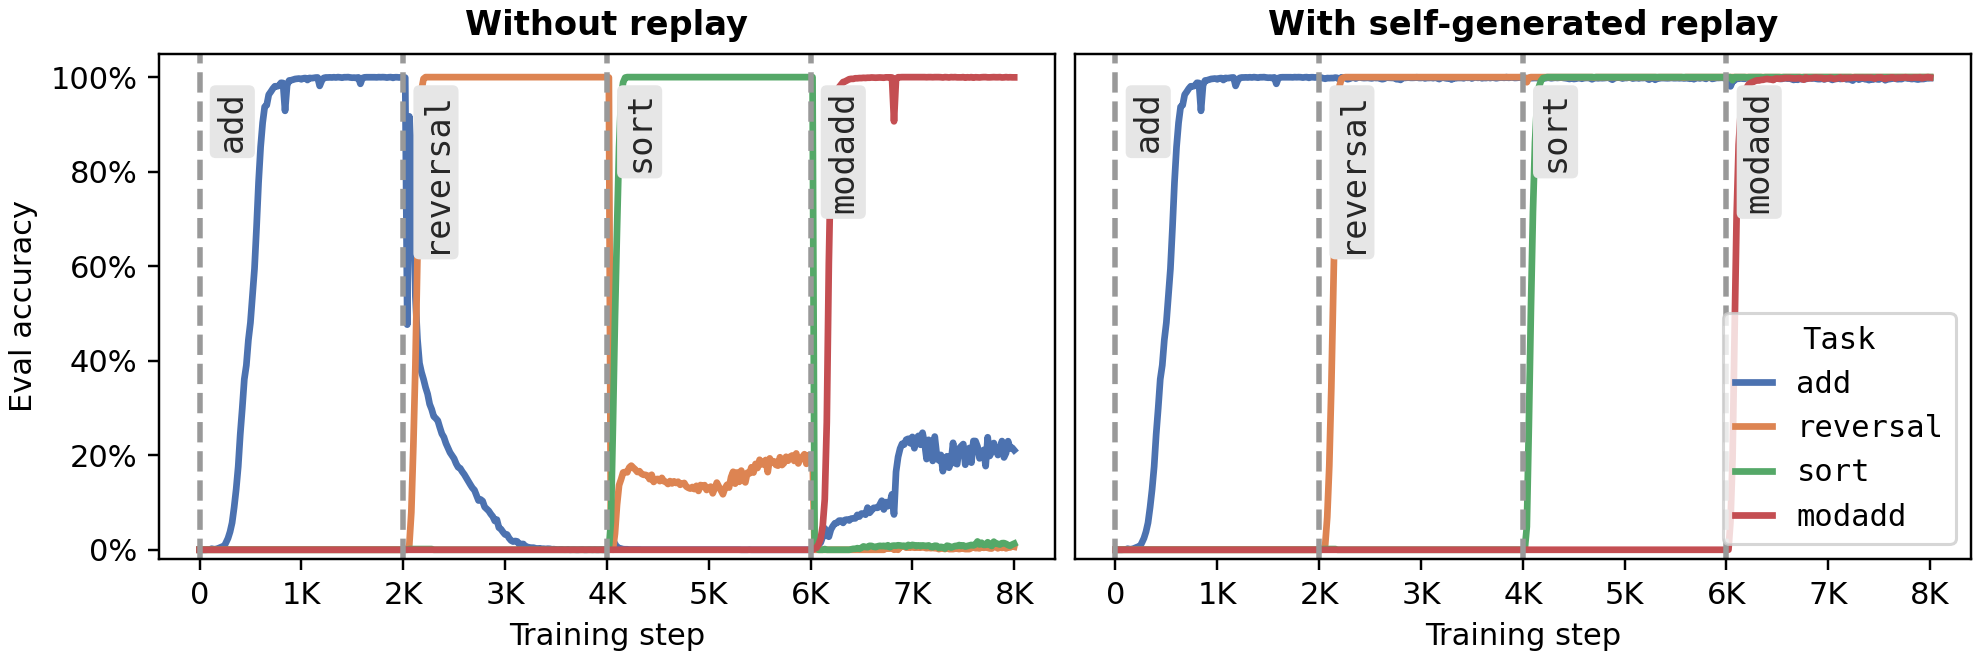

Generate this figure with Python:
import json
from pathlib import Path

import matplotlib
import pandas as pd
import seaborn as sns


matplotlib.use("Agg")
import matplotlib.pyplot as plt
from matplotlib.ticker import FuncFormatter, PercentFormatter


SWEEP_ID = "tshfjvvu"
CACHE = Path("~/wandb/cache").expanduser()
PNG_PATH = Path(__file__).with_name("plot.png")
PDF_PATH = Path(__file__).with_name("plot.pdf")

TASKS = ("add", "reversal", "sort", "modadd")
PALETTE = sns.color_palette("deep", n_colors=len(TASKS))
PANELS = [
    ("null", "Without replay"),
    ("ntp_pre", "With self-generated replay"),
]


def format_k_steps(value, _):
    if value == 0:
        return "0"
    if value % 1000 == 0:
        return f"{int(value / 1000)}K"
    return ""


def reg_method_matches(actual, expected):
    if expected == "null":
        return actual in (None, "null")
    return actual == expected


def load_run(reg_method):
    matches = []
    sweep_dir = CACHE / "sweeps" / SWEEP_ID
    for run_dir in sorted(path for path in sweep_dir.iterdir() if path.is_dir()):
        config_path = run_dir / "config.json"
        if not config_path.exists():
            continue
        config = json.loads(config_path.read_text())
        if config.get("toy.tasks") != list(TASKS) or not reg_method_matches(config.get("reg.method"), reg_method):
            continue

        history_paths = sorted((run_dir / "history").glob("*.parquet"))
        if history_paths:
            matches.append((config_path.stat().st_mtime, history_paths, config))

    if not matches:
        raise FileNotFoundError(f"no cached run with reg.method={reg_method!r} under {sweep_dir}")

    _, history_paths, config = max(matches)
    history = pd.concat([pd.read_parquet(path) for path in history_paths], ignore_index=True)
    return history.sort_values("_step"), config


def plot_panel(ax, history, config):
    for idx, task in enumerate(TASKS):
        ax.plot(
            history["_step"],
            history[f"{task}_accuracy"],
            label=task,
            color=PALETTE[idx],
            linewidth=2.2,
        )

    x_offset = 0.02 * max(float(history["_step"].max()), 1.0)
    for idx, task in enumerate(TASKS):
        step = idx * int(config["toy.steps_per_task"])
        ax.axvline(step, color="0.6", linestyle="--", linewidth=1.8)
        ax.text(
            step + x_offset,
            0.97,
            task,
            rotation=90,
            va="top",
            ha="left",
            fontsize=11,
            color="0.15",
            fontfamily="monospace",
            bbox={"facecolor": "0.9", "edgecolor": "none", "boxstyle": "round,pad=0.18"},
        )

    ax.set_xlabel("Training step")
    ax.set_ylim(-0.02, 1.05)
    ax.xaxis.set_major_formatter(FuncFormatter(format_k_steps))
    ax.yaxis.set_major_formatter(PercentFormatter(xmax=1))


def main():
    runs = [load_run(reg_method) for reg_method, _ in PANELS]
    fig, axes = plt.subplots(1, 2, figsize=(9.0, 3.0), sharey=True, constrained_layout=True)

    for ax, (_, title), (history, config) in zip(axes, PANELS, runs):
        plot_panel(ax, history, config)
        ax.set_title(title, fontsize=11, fontweight="bold")

    axes[0].set_ylabel("Eval accuracy")
    axes[1].tick_params(axis="y", left=False, labelleft=False)
    legend = axes[1].legend(title="Task", loc="lower right", frameon=True, handlelength=1.2)
    legend.get_title().set_fontfamily("monospace")
    for text in legend.get_texts():
        text.set_fontfamily("monospace")

    fig.savefig(PNG_PATH, dpi=220)
    fig.savefig(PDF_PATH)
    plt.close(fig)
    print(f"Wrote {PNG_PATH}")
    print(f"Wrote {PDF_PATH}")


if __name__ == "__main__":
    main()
